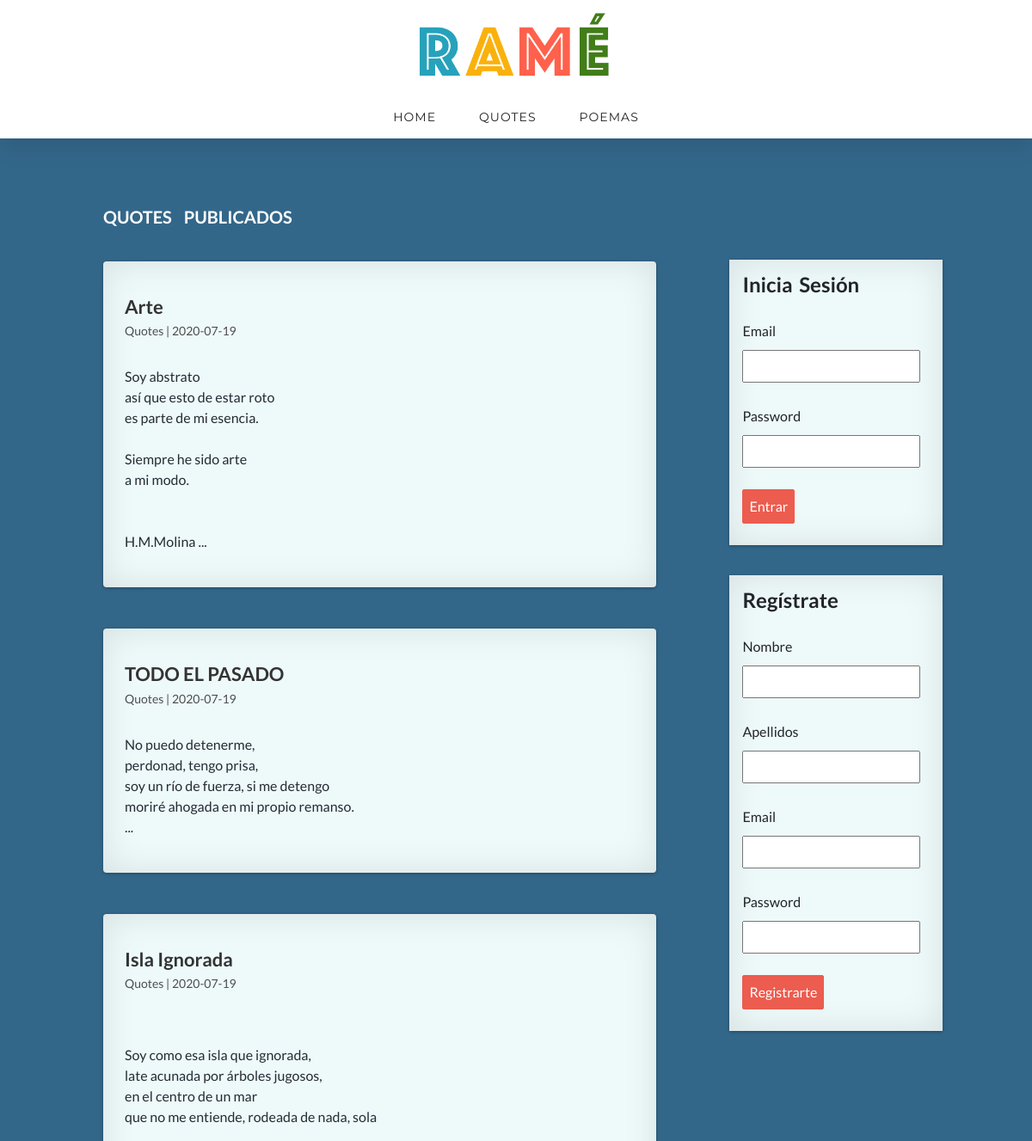
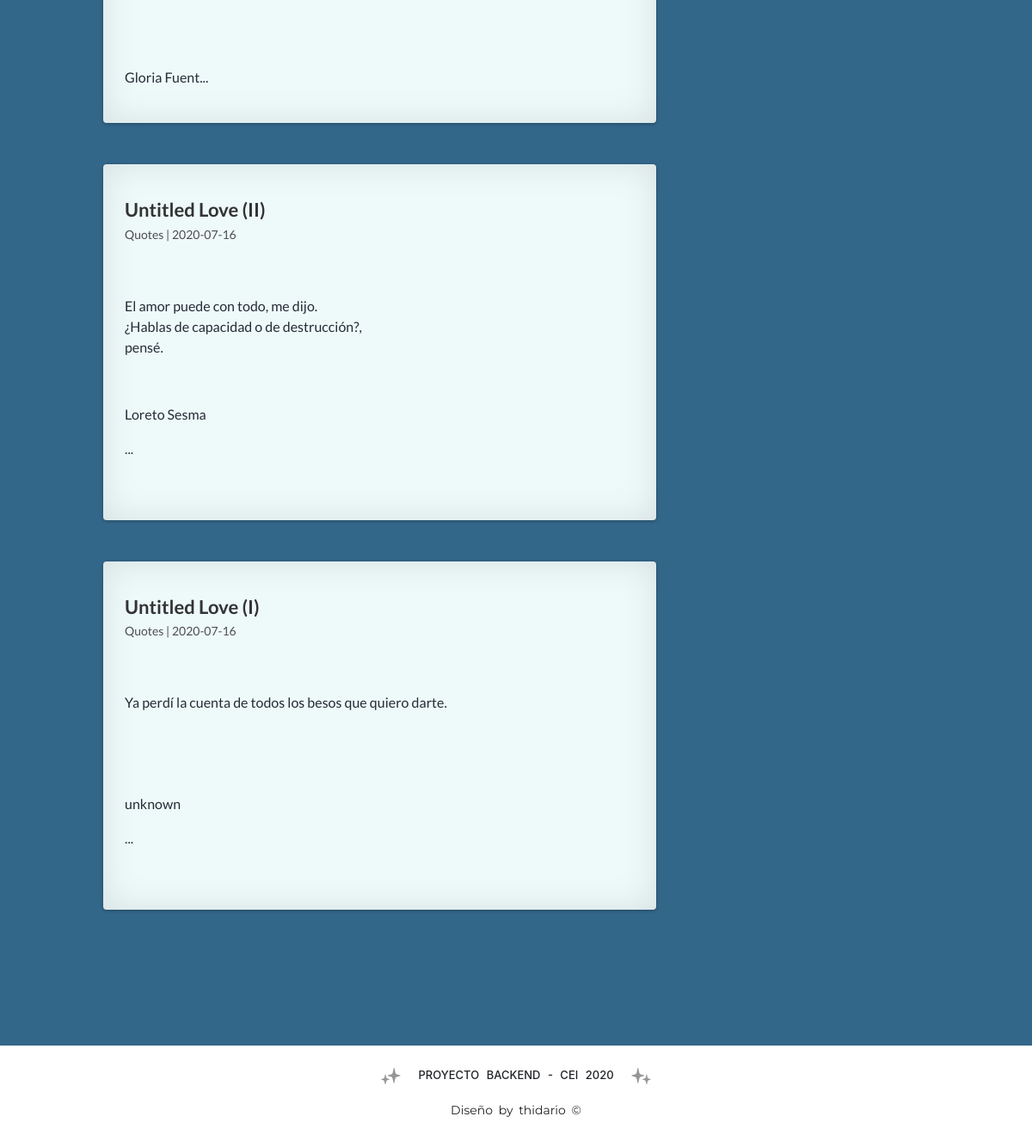
/category.php?id=1, run on the app's committed database (2 pictures, top to bottom).
### tables this page shows
CREATE TABLE `categories` (
  `id` int(255) NOT NULL,
  `name` varchar(100) DEFAULT NULL
);

CREATE TABLE `posts` (
  `id` int(255) NOT NULL,
  `user_id` int(255) NOT NULL,
  `category_id` int(255) NOT NULL,
  `title` varchar(255) NOT NULL,
  `description` mediumtext,
  `date` date NOT NULL
);

### includes/helpers.php (called while the page is built, shortened)
<?php
function getCategories($conexion){
    $sql = "SELECT * FROM categories ORDER BY id ASC;";
    $categories = mysqli_query($conexion, $sql);
    $result = array();
    if($categories && mysqli_num_rows($categories) >= 1){
        $result = $categories;
    }
    return $result;
}
function getCategory($conexion, $id){
    $sql = "SELECT * FROM categories WHERE id = $id";
    $categories = mysqli_query($conexion, $sql);
    $result = array();
    if($categories && mysqli_num_rows($categories) >= 1){
        $result = mysqli_fetch_assoc($categories);
    }
    return $result;
}
function getPosts($conexion, $limit = null, $category = null){
    $sql =  "SELECT p.* , c.name AS 'category' FROM posts p
                INNER JOIN categories c ON p.category_id = c.id
                    ";
    if(!empty($category)){
        $sql .= "WHERE p.category_id = $category ";
    }
    $sql .= "ORDER BY p.id DESC ";
    $posts = mysqli_query($conexion, $sql);
    $result = array();
    if($posts && mysqli_num_rows($posts) >= 1){
        $result = $posts;
    }
    return $result;
}
?>

### category.php (the view, shortened to what this page needs)
    <?php require_once 'includes/conexion.php'; ?>
    <?php require_once 'includes/helpers.php'; ?>
    <?php
        $category_current = getCategory($conexion, $_GET['id']);
    ?>
    <?php require_once 'includes/header.php' ?>
    <?php require_once 'includes/sidebar.php' ?>
    <div id="main">
        <h1><?=$category_current['name']?> publicados</h1>
        <?php $posts = getPosts($conexion, null, $_GET['id']) ?>
        <?php if(!empty($posts) && mysqli_num_rows($posts)): ?>
            <?php while($post = mysqli_fetch_assoc($posts)): ?>
                <div class="block">
                <article class="post">
                    <a href="post-detail.php?id=<?=$post['id']?>">
                        <h2><?=$post['title'] ?></h2>
                        <span class="date"><?=$post['category']. ' | '. $post['date']  ?></span>
                        <p><?=substr($post['description'], 0, 180)."..." ?></p>
                    </a>
                </article>
                </div>
            <?php endwhile; ?>
        <?php else: ?>
            <div class="alert">No hay posts en esta categoria</div>
        <?php endif;?>
    </div>
    <?php require_once 'includes/footer.php' ?>
</body>
</html>

### includes/header.php (shortened to what this page needs)
<?php require_once 'conexion.php' ?>
<?php require_once 'includes/helpers.php'; ?>
<!DOCTYPE html>
<html lang="en">
<head>
    <link rel="stylesheet" href="assets/css/style.css">
    <link rel="stylesheet" href="assets/css/bootstrap.css">
</head>
<body>
    <header id="header" style="background-position: center 0px;">
            <a class="logo" href="index.php"><img src="assets/img/logo01.png" alt="logo"></a>
        <nav id="nav">
            <ul>
                <li><a href="index.php">Home</a></li>
                <?php $categories = getCategories($conexion); ?>
                <?php if(!empty($categories)): ?>
                    <?php while($category = mysqli_fetch_assoc($categories)): ?>
                        <li><a href="category.php?id=<?=$category['id'] ?>"><?=$category['name'] ?> </a></li>
                    <?php endwhile; ?>
                <?php endif; ?>
            </ul>
        </nav>
    </header>
    <div id="container">

### assets/css/style.css (style rules this page uses)
* { margin: 0px; padding: 0px; text-decoration: none; box-sizing: border-box; }
body { font-family: "Lato", "Helvetica Neue", Helvetica, Arial, sans-serif; font-size: 16px; font-weight: 400; line-height: 26px; color: #303030; background-color: #33678A !important; }
#header { width: 100%; position: fixed; text-align: center; background-color: #fff; top: 0; right: 0; left: 0; z-index: 1030; box-shadow: 0px 10px 27px 0px rgba(0, 0, 0, 0.1); -webkit-box-shadow: 0px 10px 27px 0px rgba(0, 0, 0, 0.1); -moz-box-shadow: 0px 10px 27px 0px rgba(0, 0, 0, 0.1); }
#header .logo { padding: 15px 0 0; display: block; }
#header .logo img { width: 230px; }
#nav a { display: block; padding-left: 25px; padding-right: 25px; font-family: 'Montserrat', sans-serif; text-decoration: none; text-transform: uppercase; letter-spacing: 1px; font-size: 14px; font-weight: 400; color: #222222; }
.date { color: #4e4e4e; margin-top:5px; font-size: 14px; }
#nav { height: 50px; text-align: center; }
#nav ul { list-style: none; display: inline-block; }
#nav ul li { float: left; margin-top: 15px; }
#container { width: 85%; height: auto; min-height: 600px; margin: 0px auto; margin-top: 100px; margin-bottom: 100px; padding-top: 140px; }
#main { float: left; width: 65%; min-height: 572px; background: #fff; font-family: "Lato", "Helvetica Neue", Helvetica, Arial, sans-serif; margin: 0 20px 0 20px; padding: 0 10px 10px 10px; overflow: hidden; position: relative; background-color: #33678A; }
#main a { color: #333; }
#main h1, #main-post h1 { font-size: 20px; font-weight: 700; color: #FFF; word-spacing: 10px; text-transform: uppercase; margin-bottom: 40px; }
#main h2, #main-post h2 { font-size: 22px; font-weight: 700; margin-top: 15px; margin-bottom: 2px; }
#main p { margin-top: 20px; padding-top: 10px; color: #242C35; }
.block { margin: 0 0 48px 0; padding: 25px; border-radius: 4px; background-color: #EEF9FA; box-shadow:0 1px 4px rgba(0, 0, 0, 0.3), 0 0 40px rgba(0, 0, 0, 0.1) inset; opacity: 1; transition: 0.3s; }

### data on the page
categories: name "QUOTES"
categories: name "POEMAS"
posts: title "Arte", category.name "Quotes", date "2020-07-19", description "Soy abstrato así que esto de estar roto es parte de mi esencia. Siempre he sido arte a mi modo. H.M.Molina"
posts: title "TODO EL PASADO", category.name "Quotes", date "2020-07-19", description "No puedo detenerme, perdonad, tengo prisa, soy un río de fuerza, si me detengo moriré ahogada en mi propio remanso."
posts: title "Isla Ignorada", category.name "Quotes", date "2020-07-19", description "Soy como esa isla que ignorada, late acunada por árboles jugosos, en el centro de un mar que no me entiende, rodeada de nada, sola Gloria Fuent"
posts: title "Untitled Love (II)", category.name "Quotes", date "2020-07-16", description "El amor puede con todo, me dijo. ¿Hablas de capacidad o de destrucción?, pensé. Loreto Sesma"
posts: title "Untitled Love (I)", category.name "Quotes", date "2020-07-16", description "Ya perdí la cuenta de todos los besos que quiero darte. unknown"
